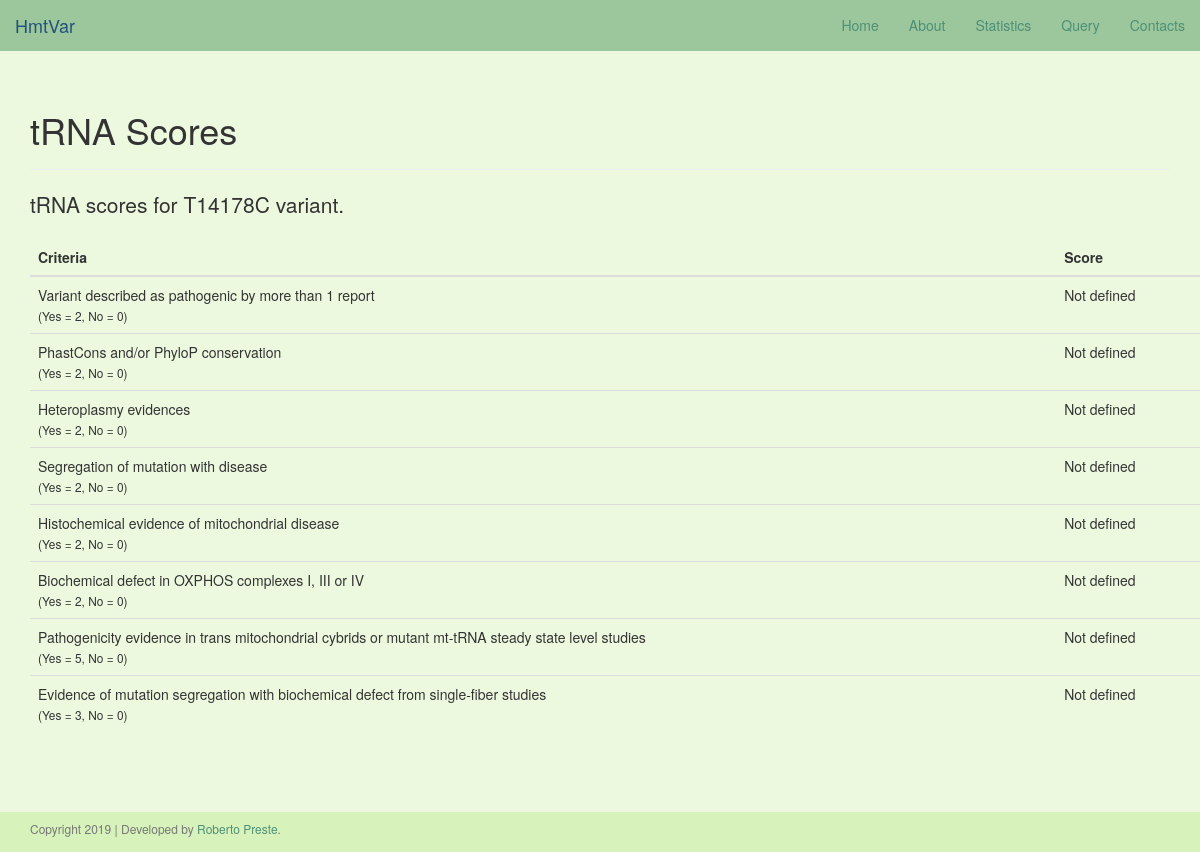
Screenshot of /trna_scores/27558 with the database file from the repository.
### app/site/models.py (models this page shows, shortened)
class Main(db.Model):
    __tablename__ = "Main"
    id = db.Column(db.Integer, nullable=False, autoincrement=True, primary_key=True)
    group = db.Column(db.String, nullable=False)
    nt_start = db.Column(db.Integer, nullable=False)
    ref_rCRS = db.Column(db.String, nullable=False)
    alt = db.Column(db.String, nullable=False)
    nt_end = db.Column(db.Integer, nullable=False)
    locus = db.Column(db.String, nullable=False)
    codon_position = db.Column(db.Integer, nullable=True, default="NULL")
    aa_change = db.Column(db.String, nullable=True, default="NULL")
    disease_score = db.Column(db.Float, nullable=True, default="NULL")
    pathogenicity = db.Column(db.String, nullable=True, default="NULL")
    haplogroups = db.Column(db.String, nullable=True, default="NULL")
    variabId = db.Column(db.Integer, db.ForeignKey("Variab.id"), nullable=False)
    plasmyId = db.Column(db.Integer, db.ForeignKey("Plasmy.id"), nullable=False)
    predictId = db.Column(db.Integer, db.ForeignKey("Predict.id"), nullable=False)
    crossRefId = db.Column(db.Integer, db.ForeignKey("CrossRef.id"), nullable=False)
    annotId = db.Column(db.Integer, db.ForeignKey("Annot.id"), nullable=False)

### app/site/views.py (the view)
@www.route("/trna_scores/<int:var_id>", methods=["GET"])
def trna_scores(var_id):
    elem_main = Main.query.filter(Main.id == var_id).first()
    elem_score = Scores.query.filter(Scores.id == var_id).first()
    return render_template("trna_scores.html",
                           title="tRNA Scores",
                           elem_main=elem_main,
                           elem_score=elem_score)

### app/templates/trna_scores.html
{% extends "base.html" %}
{% block content %}
    <div class="container">
        <div class="page-header">
            <h1>{{ title }}</h1>
        </div>
        <p class="lead">tRNA scores for {{ elem_main.ref_rCRS }}{{ elem_main.nt_start }}{{ elem_main.alt }} variant.</p>
        <div class="container">
            <div class="row">
                <table class="table">
                <thead>
                    <tr>
                        <th>Criteria</th>
                        <th>Score</th>
                    </tr>
                </thead>
                <tbody>
                    <tr>
                        <td>Variant described as pathogenic by more than 1 report <br>
                        <small>(Yes = 2, No = 0)</small></td>
                        <td>{% if elem_score.report_patho != None %}
                                {{ elem_score.report_patho }}
                            {% else %}
                                Not defined
                            {% endif %}</td>
                    </tr>
                    <tr>
                        <td>PhastCons and/or PhyloP conservation <br>
                        <small>(Yes = 2, No = 0)</small></td>
                        <td>{% if elem_score.conservation != None %}
                                {{ elem_score.conservation }}
                            {% else %}
                                Not defined
                            {% endif %}</td>
                    </tr>
                    <tr>
                        <td>Heteroplasmy evidences <br>
                        <small>(Yes = 2, No = 0)</small></td>
                        <td>{% if elem_score.heteroplasmy != None %}
                                {{ elem_score.heteroplasmy }}
                            {% else %}
                                Not defined
                            {% endif %}</td>
                    </tr>
                    <tr>
                        <td>Segregation of mutation with disease <br>
                        <small>(Yes = 2, No = 0)</small></td>
                        <td>{% if elem_score.segreg_disease != None %}
                                {{ elem_score.segreg_disease }}
                            {% else %}
                                Not defined
                            {% endif %}
                        </td>
                    </tr>
                    <tr>
                        <td>Histochemical evidence of mitochondrial disease <br>
                        <small>(Yes = 2, No = 0)</small></td>
                        <td>{% if elem_score.histochem != None %}
                                {{ elem_score.histochem }}
                            {% else %}
                                Not defined
                            {% endif %}
                        </td>
                    </tr>
                    <tr>
                        <td>Biochemical defect in OXPHOS complexes I, III or IV <br>
                        <small>(Yes = 2, No = 0)</small></td>
                        <td>{% if elem_score.biochem != None %}
                                {{ elem_score.biochem }}
                            {% else %}
                                Not defined
                            {% endif %}
                        </td>
                    </tr>
                    <tr>
                        <td>Pathogenicity evidence in trans mitochondrial cybrids or mutant mt-tRNA steady state level studies <br>
                        <small>(Yes = 5, No = 0)</small></td>
                        <td>{% if elem_score.cybrids != None %}
                                {{ elem_score.cybrids }}
                            {% else %}
                                Not defined
                            {% endif %}
                        </td>
                    </tr>
                    <tr>
                        <td>Evidence of mutation segregation with biochemical defect from single-fiber studies <br>
                        <small>(Yes = 3, No = 0)</small></td>
                        <td>{% if elem_score.single_fiber != None %}
                                {{ elem_score.single_fiber }}
                            {% else %}
                                Not defined
                            {% endif %}
                        </td>
                    </tr>
                </tbody>
            </table>
            </div>
        </div>
    </div>
    {{ super() }}
{% endblock %}

### app/static/css/stylesheet.css (style rules this page uses)
:root { --honeydew: #F6FCF0; --nyanza: #ECF9DF; --bone: #E1F5CC; --tea_green: #D7F2BA; --light_moss_green: #BDE4A8; --eton_blue: #9CC69B; --green_sheen: #79B4A9; --wintergreen_dream: #4D9078; --cadet: #586F6B; --granite_grey: #676F54; --midnite_green: #084C61; --jelly_bean: #DB504A; }
html { position: relative; min-height: 100%; }
body { padding-top: 70px; margin-bottom: 40px; background-color: var(--nyanza); }

### rows the page displays
Main: ref_rCRS "T", nt_start "14178", alt "C"

### other values shown
{{ title }} "tRNA Scores"
